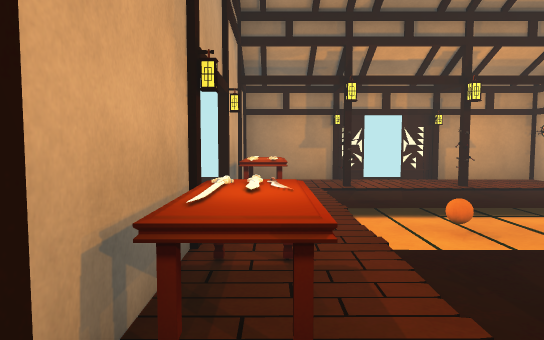
[1] (above)

12 first-person views from a walk through a scene from a Unity 3-D project. The camera is 1.2 m above the floor, tilts 4° down and sees 70° across. The floor is counted in squares, 1 m on a side. Each view is taken from the middle of a square. On the plan, view 1 faces up. The plan holds only what a view shows up to about 15 squares ahead; the rest is blank. The place goes on beyond the plan. The player character is not drawn. Some animated figures are not drawn. Door leaves are left out, so doorways stand open.

[2]
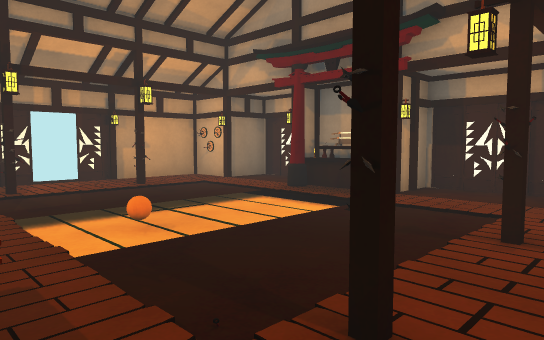

[3]
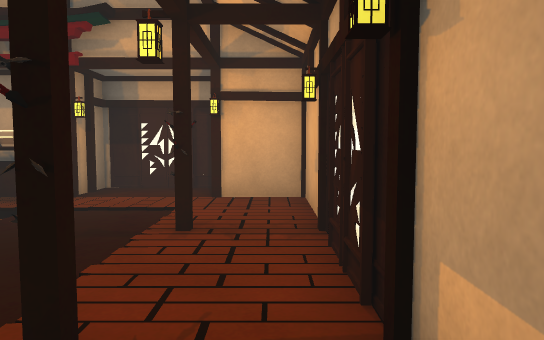

[4]
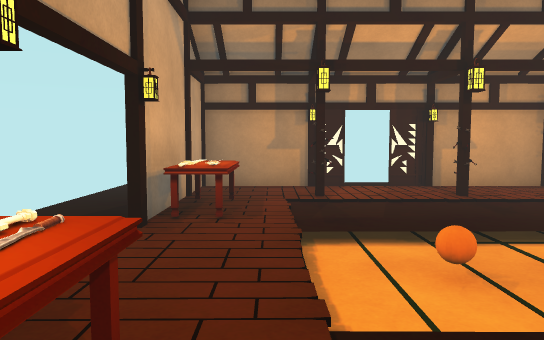

[5]
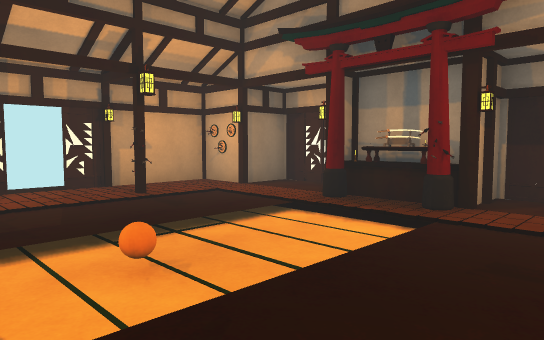

[6]
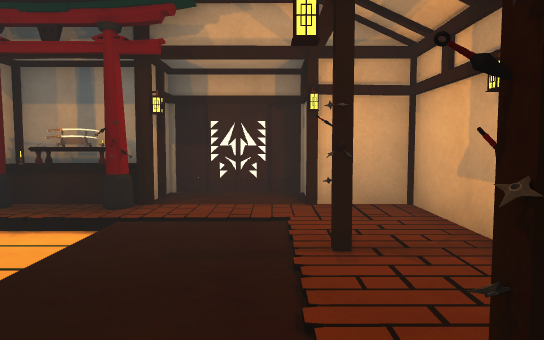

[7]
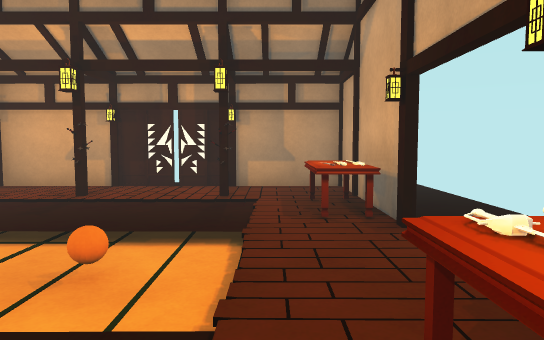

[8]
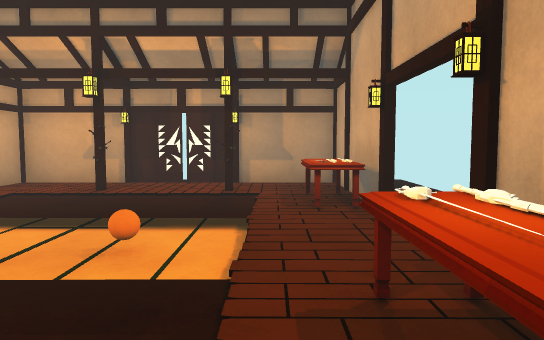

[9]
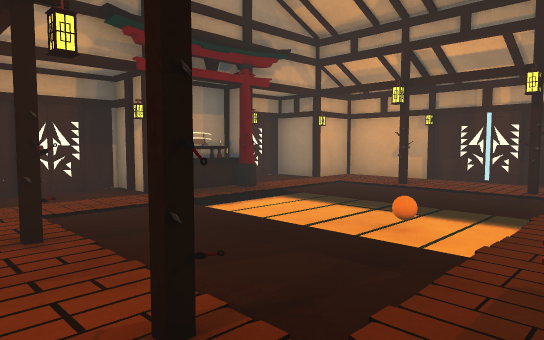

[10]
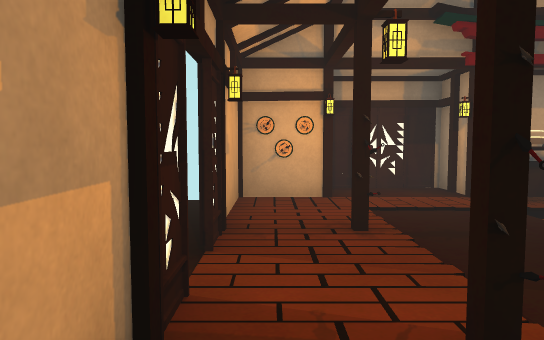

[11]
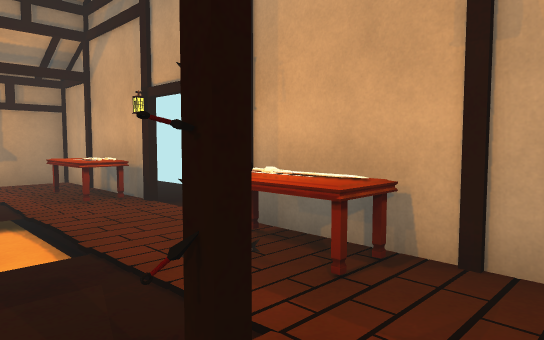

[12]
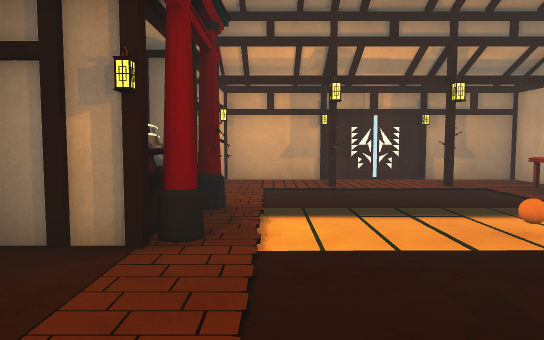

### Floor plan
Key: @ floor where view 1 was taken; # wall or solid block; x gap in a wall; . main floor; - floor 0.25 m lower than the main floor; / step, stairs or slope; D open door; = window, fence, low wall or low ledge; ^ raised ledge; S sword; T table; O other object.
Columns run from 3 left of view 1 to 10 right of it. Each row starts with its distance up from view 1.
 14       ... ..
 13 ..####x.#####
 12 ..#........##
 11 ..#..#..#...##
 10 ..#S.........#
  9 ..#S.........#
  8   #S.......###
  7   D..-----/#^#
  6   D..-O---/.^=
  5   D..-----/#^#
  4  .#S.......###
  3 ..#S.........#
  2 ..#T.........#
  1 ..#..#..#...##
  0   #@........#
 -1   ###########

Where each view was taken, in squares from view 1:
view 1: 0 up, 0 right, facing up
view 2: 0 up, 0 right, facing up-right
view 3: 0 up, 0 right, facing right
view 4: 2 up, 1 right, facing up
view 5: 2 up, 1 right, facing up-right
view 6: 2 up, 1 right, facing right
view 7: 10 up, 1 right, facing down
view 8: 11 up, 1 right, facing down
view 9: 12 up, 0 right, facing down-right
view 10: 12 up, 0 right, facing right
view 11: 12 up, 3 right, facing down-left
view 12: 12 up, 7 right, facing down
